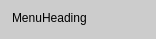
<?xml version="1.0" encoding="UTF-8"?>
<ui version="4.0">
 <class>PrettyTabHeader</class>
 <widget class="QWidget" name="PrettyTabHeader">
  <property name="geometry">
   <rect>
    <x>0</x>
    <y>0</y>
    <width>156</width>
    <height>39</height>
   </rect>
  </property>
  <property name="windowTitle">
   <string>Form</string>
  </property>
  <property name="styleSheet">
   <string notr="true">QWidget { background: #ccc; }</string>
  </property>
  <layout class="QHBoxLayout" name="horizontalLayout">
   <property name="spacing">
    <number>0</number>
   </property>
   <property name="leftMargin">
    <number>0</number>
   </property>
   <property name="topMargin">
    <number>0</number>
   </property>
   <property name="rightMargin">
    <number>0</number>
   </property>
   <property name="bottomMargin">
    <number>4</number>
   </property>
   <item>
    <widget class="QWidget" name="widget" native="true">
     <layout class="QHBoxLayout" name="horizontalLayout_2">
      <property name="leftMargin">
       <number>12</number>
      </property>
      <property name="topMargin">
       <number>4</number>
      </property>
      <property name="rightMargin">
       <number>12</number>
      </property>
      <property name="bottomMargin">
       <number>4</number>
      </property>
      <item>
       <widget class="QLabel" name="label">
        <property name="text">
         <string>MenuHeading</string>
        </property>
       </widget>
      </item>
     </layout>
    </widget>
   </item>
  </layout>
 </widget>
 <resources/>
 <connections/>
</ui>
